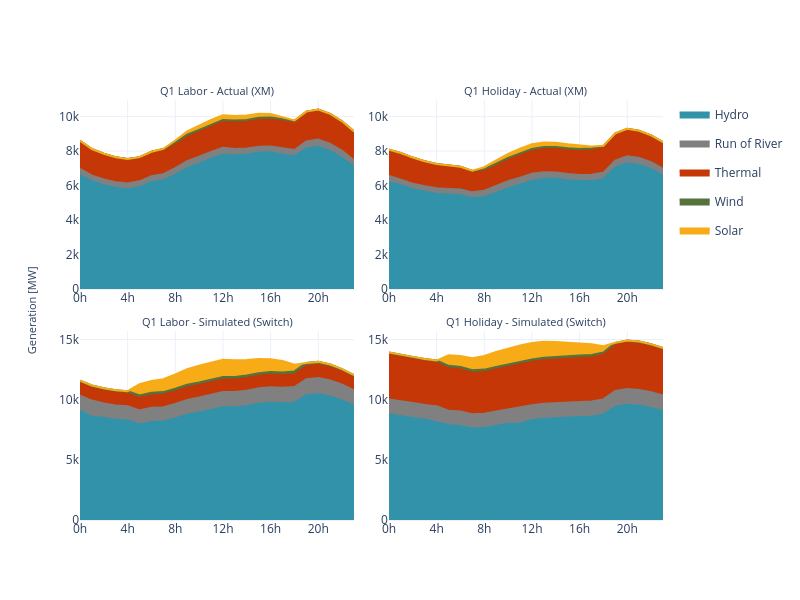

Here is the notebook cell this chart was saved with:
### Code cell
def plot_q1_generation(gen_res, gen_disp, tech_colors, tech_order):   
    for df in [gen_res, gen_disp]:
        df['Quarter'] = df['timestamp'].str.extract(r'Q([1-4])')[0].apply(lambda x: f'Q{x}')
        df['DayType'] = df['timestamp'].str.extract(r'_(L|H)_')[0].map({'L': 'Labor', 'H': 'Holiday'})
        df['Hour'] = df['timestamp'].str.extract(r'_(\d{1,2})h$')[0]+'h'
    
    daytypes = ['Labor', 'Holiday']
    fig = make_subplots(
        rows=2, cols=2,
        subplot_titles=["Q1 Labor - Actual (XM)", "Q1 Holiday - Actual (XM)", "Q1 Labor - Simulated (Switch)", "Q1 Holiday - Simulated (Switch)"],
        shared_yaxes=True,
        vertical_spacing=0.1, horizontal_spacing=0.06
    )
    position_map = {
        ('Labor', 'Real'): (1, 1), ('Holiday', 'Real'): (1, 2),
        ('Labor', 'Pred'): (2, 1), ('Holiday', 'Pred'): (2, 2),
    }
    legend_shown = set()
    for daytype in daytypes:
        for tipo, source in [('Real', gen_res), ('Pred', gen_disp)]:
            df_source = source[(source['DayType'] == daytype) & (source['Quarter'] == 'Q1')]
            for tech in tech_order:
                df_tech = df_source[df_source['Tech'] == tech]
                show = tech not in legend_shown
                if show:
                    legend_shown.add(tech)
                fig.add_trace(
                    go.Scatter(
                        x=df_tech['Hour'],
                        y=df_tech['DispatchGen_MW'],
                        mode='lines',
                        name=tech,
                        stackgroup='one',
                        line_shape='linear',
                        legendgroup=tech,
                        showlegend=show,
                        line=dict(color=tech_colors.get(tech, '#333333')),
                        fillcolor=tech_colors.get(tech, '#333333')
                    ),
                    row=position_map[(daytype, tipo)][0],
                    col=position_map[(daytype, tipo)][1]
                )
    # Final Layout
    fig.update_layout(
        height=12*50, width=16*50,
        template="plotly_white"
    )
    fig.add_annotation(
    text="Generation [MW]",
    xref="paper", yref="paper",
    x=-0.1, y=0.5,
    showarrow=False,
    textangle=-90)
    
    fig.update_xaxes(dtick=4, showticklabels=True, title_text=None)
    fig.update_yaxes(showticklabels=True, title_text=None)
    fig.update_annotations(font=dict(size=11))

    fig.write_image(f"../images/Q1 Generation (XM - Switch).png")
    fig.show()

plot_q1_generation(gen_res, gen_disp, tech_colors, ["Hydro", "Run of River", "Thermal", "Wind", "Solar"])

### Figure 1 — Plotly figure (JSON) as saved in the notebook; plotly's stock layout.template omitted (floating-point values rounded to 4 significant figures)
{"data": [{"fillcolor": "#3292A9", "legendgroup": "Hydro", "line": {"color": "#3292A9", "shape": "linear"}, "mode": "lines", "name": "Hydro", "showlegend": true, "stackgroup": "one", "type": "scatter", "x": ["0h", "1h", "2h", "3h", "4h", "5h", "6h", "7h", "8h", "9h", "10h", "11h", "12h", "13h", "14h", "15h", "16h", "17h", "18h", "19h", "20h", "21h", "22h", "23h"], "xaxis": "x", "y": [6599.0, 6242.0, 6018.0, 5861.0, 5783.0, 5905.0, 6194.0, 6305.0, 6616.0, 7015.0, 7267.0, 7553.0, 7784.0, 7752.0, 7803.0, 7913.0, 7918.0, 7808.0, 7692.0, 8157.0, 8253.0, 7996.0, 7610.0, 7076.0], "yaxis": "y"}, {"fillcolor": "#808080", "legendgroup": "Run of River", "line": {"color": "#808080", "shape": "linear"}, "mode": "lines", "name": "Run of River", "showlegend": true, "stackgroup": "one", "type": "scatter", "x": ["0h", "1h", "2h", "3h", "4h", "5h", "6h", "7h", "8h", "9h", "10h", "11h", "12h", "13h", "14h", "15h", "16h", "17h", "18h", "19h", "20h", "21h", "22h", "23h"], "xaxis": "x", "y": [368.1, 334.5, 330.6, 330.7, 333.9, 339.5, 345.5, 357.2, 392.1, 406.4, 404.1, 400.3, 403.8, 374.8, 344.9, 342.8, 345.1, 358.5, 371.3, 406.5, 418.7, 416.3, 410.0, 392.7], "yaxis": "y"}, {"fillcolor": "#C53707", "legendgroup": "Thermal", "line": {"color": "#C53707", "shape": "linear"}, "mode": "lines", "name": "Thermal", "showlegend": true, "stackgroup": "one", "type": "scatter", "x": ["0h", "1h", "2h", "3h", "4h", "5h", "6h", "7h", "8h", "9h", "10h", "11h", "12h", "13h", "14h", "15h", "16h", "17h", "18h", "19h", "20h", "21h", "22h", "23h"], "xaxis": "x", "y": [1605.0, 1522.0, 1476.0, 1434.0, 1408.0, 1388.0, 1407.0, 1440.0, 1473.0, 1508.0, 1542.0, 1570.0, 1599.0, 1621.0, 1635.0, 1647.0, 1658.0, 1660.0, 1662.0, 1701.0, 1719.0, 1721.0, 1685.0, 1650.0], "yaxis": "y"}, {"fillcolor": "#55733D", "legendgroup": "Wind", "line": {"color": "#55733D", "shape": "linear"}, "mode": "lines", "name": "Wind", "showlegend": true, "stackgroup": "one", "type": "scatter", "x": ["0h", "1h", "2h", "3h", "4h", "5h", "6h", "7h", "8h", "9h", "10h", "11h", "12h", "13h", "14h", "15h", "16h", "17h", "18h", "19h", "20h", "21h", "22h", "23h"], "xaxis": "x", "y": [21.93, 20.54, 19.91, 19.21, 17.49, 16.51, 16.18, 15.74, 15.51, 17.34, 19.42, 20.94, 22.37, 23.75, 25.25, 25.82, 26.09, 26.02, 26.11, 25.7, 24.3, 23.23, 22.8, 22.5], "yaxis": "y"}, {"fillcolor": "#F7AB17", "legendgroup": "Solar", "line": {"color": "#F7AB17", "shape": "linear"}, "mode": "lines", "name": "Solar", "showlegend": true, "stackgroup": "one", "type": "scatter", "x": ["0h", "1h", "2h", "3h", "4h", "5h", "6h", "7h", "8h", "9h", "10h", "11h", "12h", "13h", "14h", "15h", "16h", "17h", "18h", "19h", "20h", "21h"], "xaxis": "x", "y": [0.000645, 0.00127, 0.000845, 0.001225, 0.00089, 0.001185, 0.08692, 19.16, 116.5, 196.9, 243.2, 262.8, 270.5, 268.7, 258.1, 239.5, 202.5, 124.7, 20.75, 0.023, 4e-05, 3e-05], "yaxis": "y"}, {"fillcolor": "#3292A9", "legendgroup": "Hydro", "line": {"color": "#3292A9", "shape": "linear"}, "mode": "lines", "name": "Hydro", "showlegend": false, "stackgroup": "one", "type": "scatter", "x": ["0h", "1h", "2h", "3h", "4h", "5h", "6h", "7h", "8h", "9h", "10h", "11h", "12h", "13h", "14h", "15h", "16h", "17h", "18h", "19h", "20h", "21h", "22h", "23h"], "xaxis": "x3", "y": [9090.0, 8575.0, 8495.0, 8339.0, 8264.0, 7943.0, 8146.0, 8191.0, 8451.0, 8761.0, 8941.0, 9162.0, 9370.0, 9383.0, 9483.0, 9663.0, 9750.0, 9711.0, 9757.0, 10370.0, 10460.0, 10270.0, 9945.0, 9505.0], "yaxis": "y3"}, {"fillcolor": "#808080", "legendgroup": "Run of River", "line": {"color": "#808080", "shape": "linear"}, "mode": "lines", "name": "Run of River", "showlegend": false, "stackgroup": "one", "type": "scatter", "x": ["0h", "1h", "2h", "3h", "4h", "5h", "6h", "7h", "8h", "9h", "10h", "11h", "12h", "13h", "14h", "15h", "16h", "17h", "18h", "19h", "20h", "21h", "22h", "23h"], "xaxis": "x3", "y": [1240.0, 1355.0, 1200.0, 1190.0, 1185.0, 1166.0, 1181.0, 1185.0, 1203.0, 1225.0, 1237.0, 1251.0, 1264.0, 1264.0, 1270.0, 1284.0, 1297.0, 1295.0, 1293.0, 1338.0, 1343.0, 1327.0, 1303.0, 1272.0], "yaxis": "y3"}, {"fillcolor": "#C53707", "legendgroup": "Thermal", "line": {"color": "#C53707", "shape": "linear"}, "mode": "lines", "name": "Thermal", "showlegend": false, "stackgroup": "one", "type": "scatter", "x": ["0h", "1h", "2h", "3h", "4h", "5h", "6h", "7h", "8h", "9h", "10h", "11h", "12h", "13h", "14h", "15h", "16h", "17h", "18h", "19h", "20h", "21h", "22h", "23h"], "xaxis": "x3", "y": [1042.0, 1045.0, 1050.0, 1052.0, 1053.0, 1048.0, 1052.0, 1053.0, 1053.0, 1049.0, 1046.0, 1044.0, 1045.0, 1045.0, 1046.0, 1051.0, 1054.0, 1054.0, 1058.0, 1084.0, 1088.0, 1078.0, 1060.0, 1046.0], "yaxis": "y3"}, {"fillcolor": "#55733D", "legendgroup": "Wind", "line": {"color": "#55733D", "shape": "linear"}, "mode": "lines", "name": "Wind", "showlegend": false, "stackgroup": "one", "type": "scatter", "x": ["0h", "1h", "2h", "3h", "4h", "5h", "6h", "7h", "8h", "9h", "10h", "11h", "12h", "13h", "14h", "15h", "16h", "17h", "18h", "19h", "20h", "21h", "22h", "23h"], "xaxis": "x3", "y": [220.4, 210.9, 207.4, 205.4, 205.2, 206.0, 205.7, 205.4, 205.2, 204.9, 204.8, 206.9, 209.2, 208.8, 209.2, 210.9, 210.9, 210.1, 244.8, 255.1, 257.2, 251.9, 243.2, 231.5], "yaxis": "y3"}, {"fillcolor": "#F7AB17", "legendgroup": "Solar", "line": {"color": "#F7AB17", "shape": "linear"}, "mode": "lines", "name": "Solar", "showlegend": false, "stackgroup": "one", "type": "scatter", "x": ["0h", "1h", "2h", "3h", "4h", "5h", "6h", "7h", "8h", "9h", "10h", "11h", "12h", "13h", "14h", "15h", "16h", "17h", "18h", "19h", "20h", "21h", "22h", "23h"], "xaxis": "x3", "y": [0, 0, 0, 0, 0, 932.6, 969.8, 1071.0, 1198.0, 1311.0, 1395.0, 1439.0, 1438.0, 1389.0, 1300.0, 1186.0, 1064.0, 961.7, 560.6, 0, 0, 0, 0, 0], "yaxis": "y3"}, {"fillcolor": "#3292A9", "legendgroup": "Hydro", "line": {"color": "#3292A9", "shape": "linear"}, "mode": "lines", "name": "Hydro", "showlegend": false, "stackgroup": "one", "type": "scatter", "x": ["0h", "1h", "2h", "3h", "4h", "5h", "6h", "7h", "8h", "9h", "10h", "11h", "12h", "13h", "14h", "15h", "16h", "17h", "18h", "19h", "20h", "21h", "22h", "23h"], "xaxis": "x2", "y": [6179.0, 6022.0, 5782.0, 5634.0, 5514.0, 5479.0, 5445.0, 5268.0, 5318.0, 5578.0, 5848.0, 6053.0, 6280.0, 6389.0, 6403.0, 6311.0, 6260.0, 6252.0, 6369.0, 7044.0, 7287.0, 7187.0, 6957.0, 6575.0], "yaxis": "y2"}, {"fillcolor": "#808080", "legendgroup": "Run of River", "line": {"color": "#808080", "shape": "linear"}, "mode": "lines", "name": "Run of River", "showlegend": false, "stackgroup": "one", "type": "scatter", "x": ["0h", "1h", "2h", "3h", "4h", "5h", "6h", "7h", "8h", "9h", "10h", "11h", "12h", "13h", "14h", "15h", "16h", "17h", "18h", "19h", "20h", "21h", "22h", "23h"], "xaxis": "x2", "y": [379.2, 328.6, 326.9, 331.5, 329.4, 328.4, 330.9, 338.6, 378.6, 401.1, 406.9, 409.3, 408.9, 378.1, 359.6, 357.9, 359.3, 369.1, 376.9, 399.7, 411.4, 408.2, 399.5, 394.4], "yaxis": "y2"}, {"fillcolor": "#C53707", "legendgroup": "Thermal", "line": {"color": "#C53707", "shape": "linear"}, "mode": "lines", "name": "Thermal", "showlegend": false, "stackgroup": "one", "type": "scatter", "x": ["0h", "1h", "2h", "3h", "4h", "5h", "6h", "7h", "8h", "9h", "10h", "11h", "12h", "13h", "14h", "15h", "16h", "17h", "18h", "19h", "20h", "21h", "22h", "23h"], "xaxis": "x2", "y": [1495.0, 1516.0, 1497.0, 1427.0, 1386.0, 1336.0, 1302.0, 1223.0, 1244.0, 1272.0, 1331.0, 1386.0, 1412.0, 1441.0, 1445.0, 1466.0, 1481.0, 1502.0, 1521.0, 1561.0, 1567.0, 1560.0, 1533.0, 1527.0], "yaxis": "y2"}, {"fillcolor": "#55733D", "legendgroup": "Wind", "line": {"color": "#55733D", "shape": "linear"}, "mode": "lines", "name": "Wind", "showlegend": false, "stackgroup": "one", "type": "scatter", "x": ["0h", "1h", "2h", "3h", "4h", "5h", "6h", "7h", "8h", "9h", "10h", "11h", "12h", "13h", "14h", "15h", "16h", "17h", "18h", "19h", "20h", "21h", "22h", "23h"], "xaxis": "x2", "y": [20.02, 19.8, 18.51, 17.93, 18.19, 17.71, 16.25, 14.06, 14.77, 18.78, 19.82, 20.66, 22.92, 25.32, 25.6, 26.1, 26.06, 24.71, 25.04, 24.55, 22.91, 22.77, 22.78, 21.93], "yaxis": "y2"}, {"fillcolor": "#F7AB17", "legendgroup": "Solar", "line": {"color": "#F7AB17", "shape": "linear"}, "mode": "lines", "name": "Solar", "showlegend": false, "stackgroup": "one", "type": "scatter", "x": ["6h", "7h", "8h", "9h", "10h", "11h", "12h", "13h", "14h", "15h", "16h", "17h", "18h", "19h"], "xaxis": "x2", "y": [0.09956, 17.62, 108.5, 189.8, 233.7, 265.9, 269.0, 269.3, 253.4, 239.6, 206.3, 118.2, 20.29, 0.03136], "yaxis": "y2"}, {"fillcolor": "#3292A9", "legendgroup": "Hydro", "line": {"color": "#3292A9", "shape": "linear"}, "mode": "lines", "name": "Hydro", "showlegend": false, "stackgroup": "one", "type": "scatter", "x": ["0h", "1h", "2h", "3h", "4h", "5h", "6h", "7h", "8h", "9h", "10h", "11h", "12h", "13h", "14h", "15h", "16h", "17h", "18h", "19h", "20h", "21h", "22h", "23h"], "xaxis": "x4", "y": [8774.0, 8655.0, 8486.0, 8348.0, 8118.0, 7893.0, 7822.0, 7613.0, 7658.0, 7826.0, 7996.0, 8030.0, 8319.0, 8427.0, 8484.0, 8516.0, 8556.0, 8592.0, 8760.0, 9416.0, 9576.0, 9501.0, 9320.0, 9060.0], "yaxis": "y4"}, {"fillcolor": "#808080", "legendgroup": "Run of River", "line": {"color": "#808080", "shape": "linear"}, "mode": "lines", "name": "Run of River", "showlegend": false, "stackgroup": "one", "type": "scatter", "x": ["0h", "1h", "2h", "3h", "4h", "5h", "6h", "7h", "8h", "9h", "10h", "11h", "12h", "13h", "14h", "15h", "16h", "17h", "18h", "19h", "20h", "21h", "22h", "23h"], "xaxis": "x4", "y": [1254.0, 1246.0, 1234.0, 1225.0, 1344.0, 1198.0, 1193.0, 1180.0, 1185.0, 1198.0, 1210.0, 1345.0, 1231.0, 1237.0, 1241.0, 1244.0, 1252.0, 1254.0, 1265.0, 1307.0, 1317.0, 1310.0, 1297.0, 1279.0], "yaxis": "y4"}, {"fillcolor": "#C53707", "legendgroup": "Thermal", "line": {"color": "#C53707", "shape": "linear"}, "mode": "lines", "name": "Thermal", "showlegend": false, "stackgroup": "one", "type": "scatter", "x": ["0h", "1h", "2h", "3h", "4h", "5h", "6h", "7h", "8h", "9h", "10h", "11h", "12h", "13h", "14h", "15h", "16h", "17h", "18h", "19h", "20h", "21h", "22h", "23h"], "xaxis": "x4", "y": [3702.0, 3680.0, 3648.0, 3621.0, 3599.0, 3532.0, 3514.0, 3459.0, 3467.0, 3504.0, 3542.0, 3576.0, 3611.0, 3635.0, 3649.0, 3658.0, 3669.0, 3677.0, 3710.0, 3813.0, 3839.0, 3827.0, 3797.0, 3753.0], "yaxis": "y4"}, {"fillcolor": "#55733D", "legendgroup": "Wind", "line": {"color": "#55733D", "shape": "linear"}, "mode": "lines", "name": "Wind", "showlegend": false, "stackgroup": "one", "type": "scatter", "x": ["0h", "1h", "2h", "3h", "4h", "5h", "6h", "7h", "8h", "9h", "10h", "11h", "12h", "13h", "14h", "15h", "16h", "17h", "18h", "19h", "20h", "21h", "22h", "23h"], "xaxis": "x4", "y": [196.2, 195.9, 196.0, 195.8, 195.9, 195.9, 195.6, 195.4, 195.1, 194.7, 194.9, 194.7, 194.6, 194.6, 194.9, 195.3, 196.1, 197.1, 197.4, 197.4, 197.3, 197.0, 196.6, 196.1], "yaxis": "y4"}, {"fillcolor": "#F7AB17", "legendgroup": "Solar", "line": {"color": "#F7AB17", "shape": "linear"}, "mode": "lines", "name": "Solar", "showlegend": false, "stackgroup": "one", "type": "scatter", "x": ["0h", "1h", "2h", "3h", "4h", "5h", "6h", "7h", "8h", "9h", "10h", "11h", "12h", "13h", "14h", "15h", "16h", "17h", "18h", "19h", "20h", "21h", "22h", "23h"], "xaxis": "x4", "y": [0, 0, 0, 0, 0, 871.0, 908.0, 1007.0, 1132.0, 1245.0, 1329.0, 1371.0, 1368.0, 1320.0, 1232.0, 1119.0, 999.3, 898.4, 523.8, 0, 0, 0, 0, 0], "yaxis": "y4"}], "layout": {"annotations": [{"font": {"size": 11}, "showarrow": false, "text": "Q1 Labor - Actual (XM)", "x": 0.235, "xanchor": "center", "xref": "paper", "y": 1, "yanchor": "bottom", "yref": "paper"}, {"font": {"size": 11}, "showarrow": false, "text": "Q1 Holiday - Actual (XM)", "x": 0.765, "xanchor": "center", "xref": "paper", "y": 1, "yanchor": "bottom", "yref": "paper"}, {"font": {"size": 11}, "showarrow": false, "text": "Q1 Labor - Simulated (Switch)", "x": 0.235, "xanchor": "center", "xref": "paper", "y": 0.45, "yanchor": "bottom", "yref": "paper"}, {"font": {"size": 11}, "showarrow": false, "text": "Q1 Holiday - Simulated (Switch)", "x": 0.765, "xanchor": "center", "xref": "paper", "y": 0.45, "yanchor": "bottom", "yref": "paper"}, {"font": {"size": 11}, "showarrow": false, "text": "Generation [MW]", "textangle": -90, "x": -0.1, "xref": "paper", "y": 0.5, "yref": "paper"}], "height": 600, "width": 800, "xaxis": {"anchor": "y", "domain": [0, 0.47], "dtick": 4, "showticklabels": true}, "xaxis2": {"anchor": "y2", "domain": [0.53, 1], "dtick": 4, "showticklabels": true}, "xaxis3": {"anchor": "y3", "domain": [0, 0.47], "dtick": 4, "showticklabels": true}, "xaxis4": {"anchor": "y4", "domain": [0.53, 1], "dtick": 4, "showticklabels": true}, "yaxis": {"anchor": "x", "domain": [0.55, 1], "showticklabels": true}, "yaxis2": {"anchor": "x2", "domain": [0.55, 1], "matches": "y", "showticklabels": true}, "yaxis3": {"anchor": "x3", "domain": [0, 0.45], "showticklabels": true}, "yaxis4": {"anchor": "x4", "domain": [0, 0.45], "matches": "y3", "showticklabels": true}}}
